Frame 1 (no input): blank canvas, image omitted
Frame 60 (no input): blank canvas, image omitted
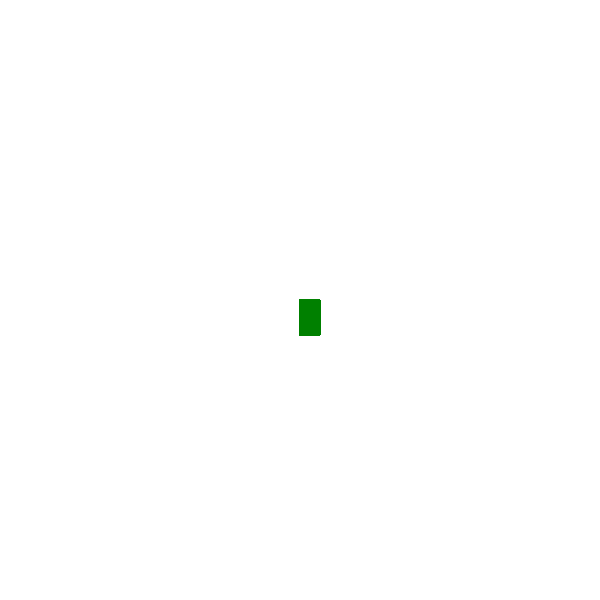
Frame 120 (the mouse pressed at the canvas centre since frame 60)

The p5.js sketch whose frames 1 and 60 were blank and that drew this single picture after the mouse press (run headless with seeded random() and noise() and a simulated clock; from frame 60 on, the mouse is pressed at the canvas centre):

// p5.js sketch
// ── sketch.js
function setup() {
    createCanvas(600, 600);
    background("white");
  }
  
  function draw() {
    stroke("green");
    fill("green");
  
    // console.log(mouseIsPressed)
  
    if (mouseIsPressed) {
      rect(mouseX, mouseY, 20, 35);
    }
  }
  
  
